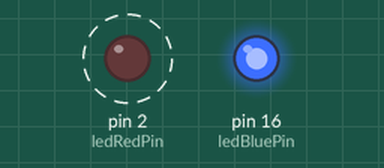
Simulated run of this sketch. Board: Arduino Uno, built with avr-gcc and run on an emulated ATmega328P. Shown: output pins drawn as LEDs (lit = HIGH). Dashed ring = blinking. What the sketch prints to the serial monitor is not drawn.

Above: at 0.3 s.
At 3.8 s:
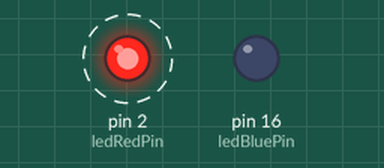
Timing chart, 0 to 5.9 s (numbered marks = the images above):
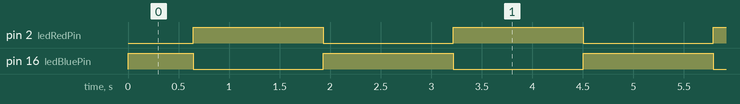

Measured:
- by itself, pin 2 (ledRedPin): alternates HIGH for 1.3 s and LOW for 1.3 s
- by itself, pin 16 (ledBluePin): repeats every 2.6 s: LOW 1.3 s, HIGH 1.3 s

The sketch:

ex06.ino
```cpp
// 作业6：警车双闪灯效（终极兼容版，无需任何PWM配置）
const int ledRedPin = 2;    // 红色LED引脚
const int ledBluePin = 16;  // 蓝色LED引脚
const int FADE_DELAY = 5;   // 调整此值改变整体闪烁速度

void setup() {
  pinMode(ledRedPin, OUTPUT);
  pinMode(ledBluePin, OUTPUT);
  Serial.begin(115200);
  Serial.println("作业6：警车双闪灯效启动");
}

void loop() {
  // 红色渐亮，蓝色同步渐暗（反相关系）
  for (int brightness = 0; brightness <= 255; brightness++) {
    analogWrite(ledRedPin, brightness);
    analogWrite(ledBluePin, 255 - brightness);
    delay(FADE_DELAY);
  }

  // 红色渐暗，蓝色同步渐亮
  for (int brightness = 255; brightness >= 0; brightness--) {
    analogWrite(ledRedPin, brightness);
    analogWrite(ledBluePin, 255 - brightness);
    delay(FADE_DELAY);
  }
}
```
